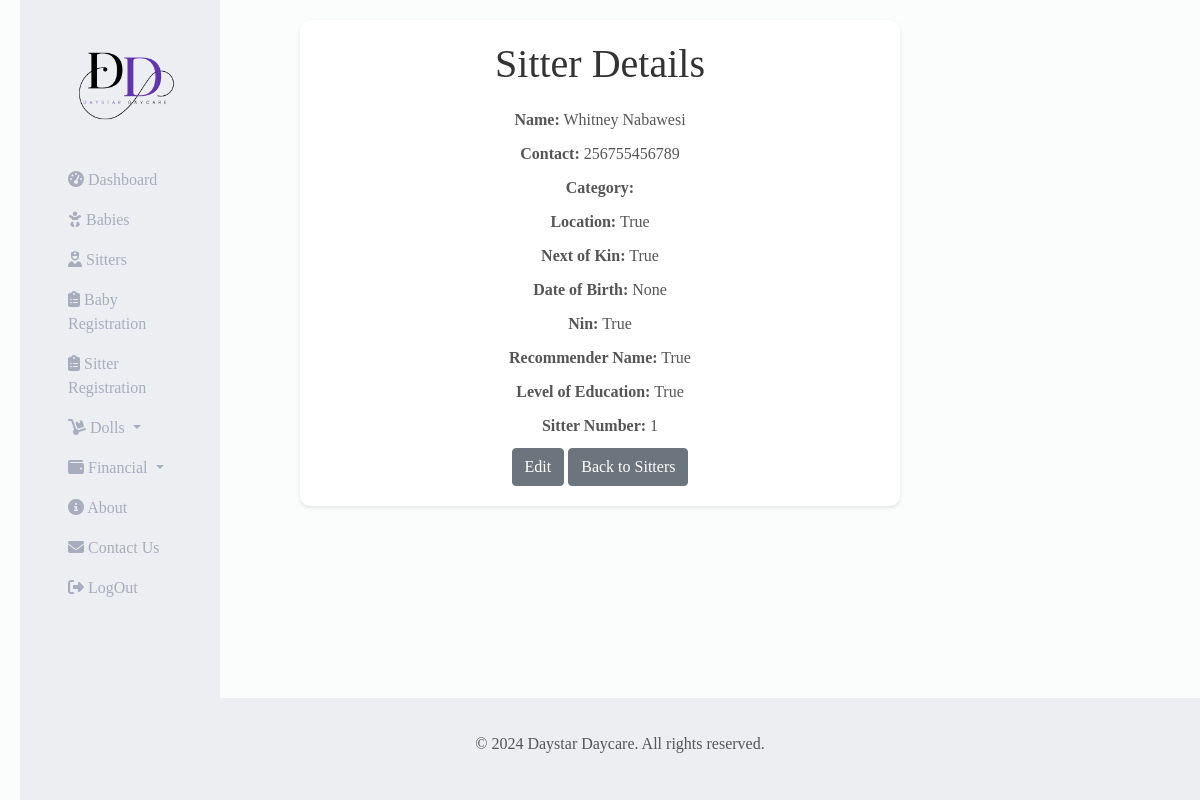
Before: /result_detail/5/ with the older database file.
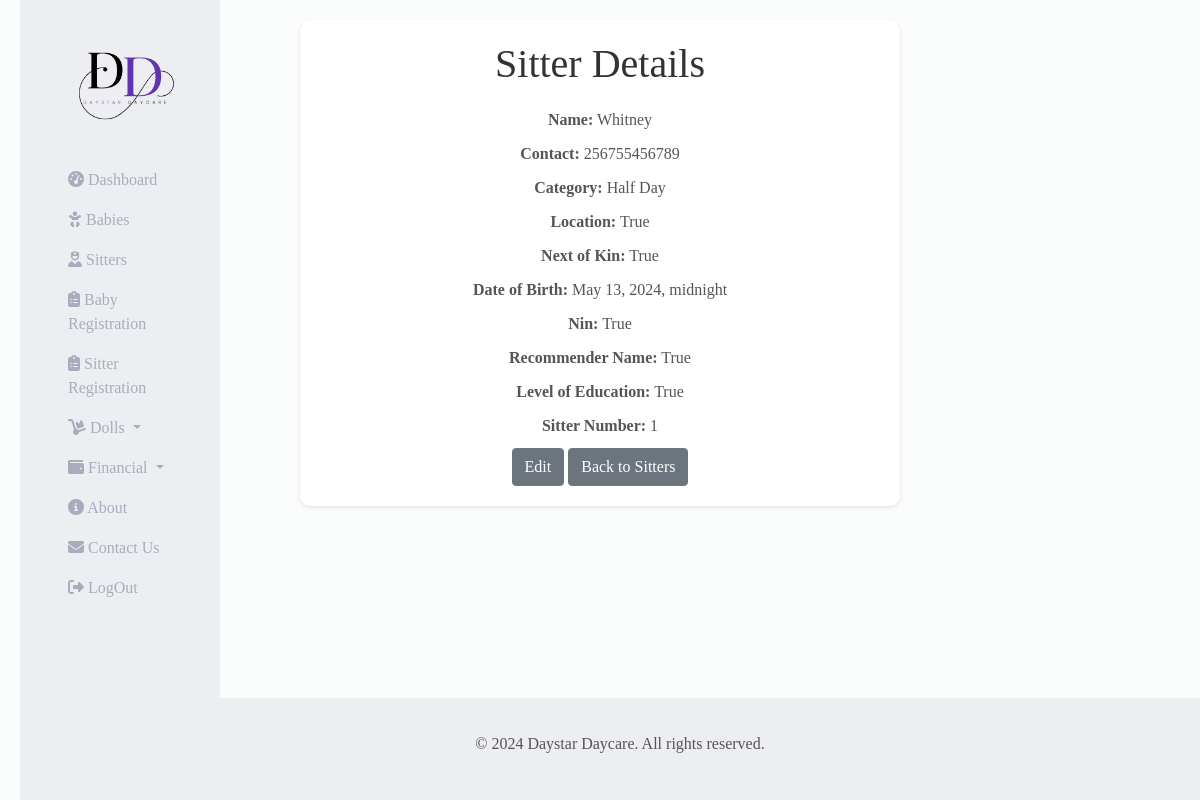
After: the same page with the newer database file.
### daystarApp/models.py (models this page shows, shortened)
class Sitter(models.Model):
    name = models.CharField(max_length=100, null=True, blank=True)
    date_of_birth = models.DateTimeField(null=True, blank=True)
    contact = models.IntegerField(null=True, blank=True)
    location = models.CharField(max_length=100, choices=(('Kabalagala','Kabalagala'), ('','')))
    next_of_kin = models.CharField(max_length=100,)
    contact = models.IntegerField(null=True, blank=True)
    nin = models.CharField(max_length=14)
    recommender_name = models.CharField(max_length=100)
    level_of_education = models.CharField(max_length=100, choices=(("Degree","Degree"), ("Diploma","Diploma"), ("UACE","UACE"), ("UCE","UCE")))
    sitter_number = models.IntegerField()
    category = models.CharField(max_length=8, choices=(("Full Day","Full Day"), ("Half Day","Half Day")))
    timeIn = models.DateField(null=True, blank=True)
    timeOut = models.DateField(null=True, blank=True)

### daystarApp/views.py (the view)
# urls.py: path('result_detail/<int:result_id>/', views.result_detail, name='result_detail'),
def result_detail(request, result_id):
    result = get_object_or_404(Sitter, pk=result_id)  # Replace YourModel with your actual model
    return render(request, 'daystarApp/result_detail.html', {'result': result})

### daystarApp/templates/daystarApp/result_detail.html (shortened to what this page needs)
{% extends 'base.html' %}
{% block content %}
<body>
    <div class="container">
        <center>
            <h1>Sitter Details</h1>
            <p><strong>Name:</strong> {{ result.name }}</p>
            <p><strong>Contact:</strong> {{ result.contact }}</p>
            <p><strong>Category:</strong> {{ result.category }}</p>
            <p><strong>Location:</strong> {{ result.location }}</p>
            <p><strong>Next of Kin:</strong> {{ result.next_of_kin }}</p>
            <p><strong>Date of Birth:</strong> {{ result.date_of_birth }}</p>
            <p><strong>Nin:</strong> {{ result.nin }}</p>
            <p><strong>Recommender Name:</strong> {{ result.recommender_name }}</p>
            <p><strong>Level of Education:</strong> {{ result.level_of_education }}</p>
            <p><strong>Sitter Number:</strong> {{ result.sitter_number }}</p>
            <div class="editbtn">
                <a class="btn btn-secondary" href="{% url 'edit_sitter' result.id %}">Edit</a>
            <a class="btn btn-secondary" href="{% url 'sitters' %}">Back to Sitters</a>
        </div>
        </center>
    </div>
</body>
{% endblock %}

Changed rows visible on the page:
changed Sitter "True": name "Whitney Nabawesi" → "Whitney"; category (not shown) → "Half Day"; date_of_birth "None" → "May 13, 2024, midnight"
